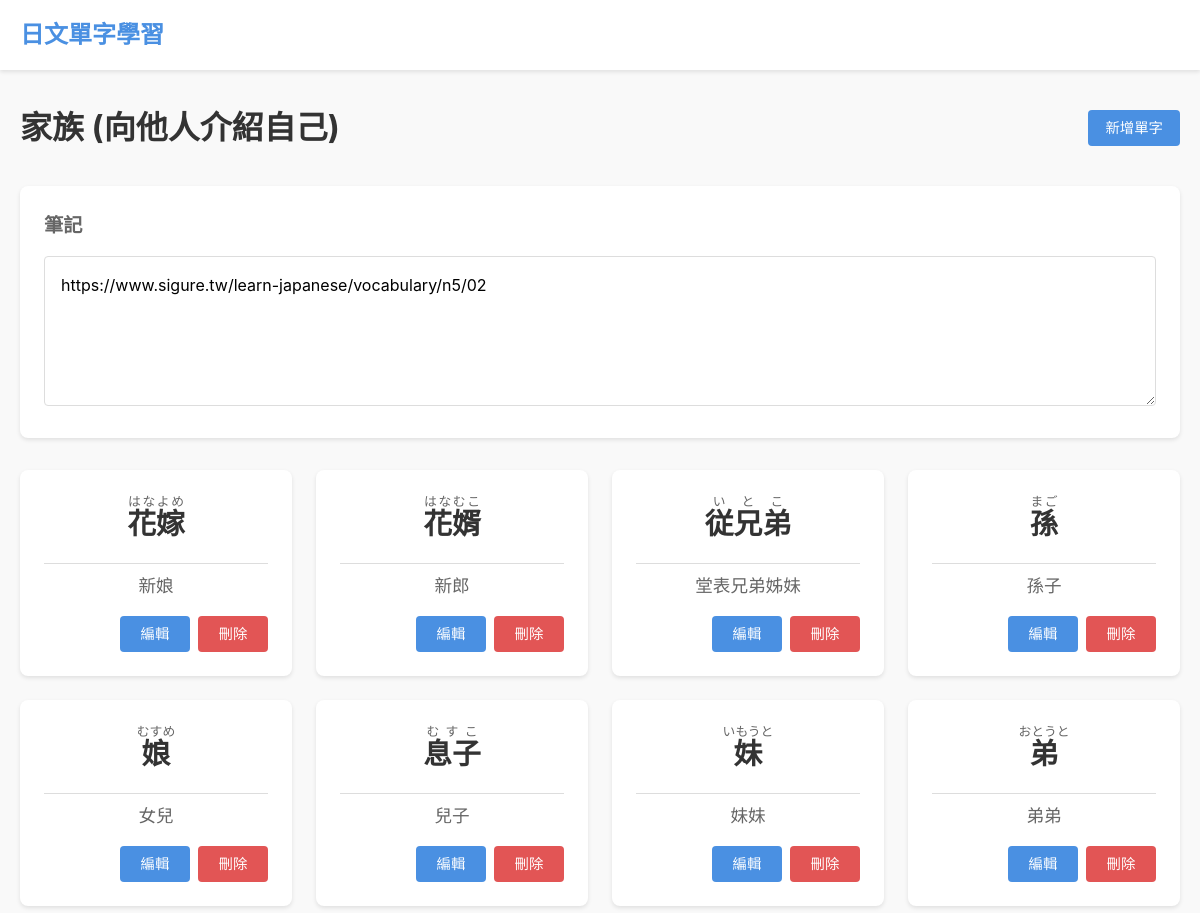
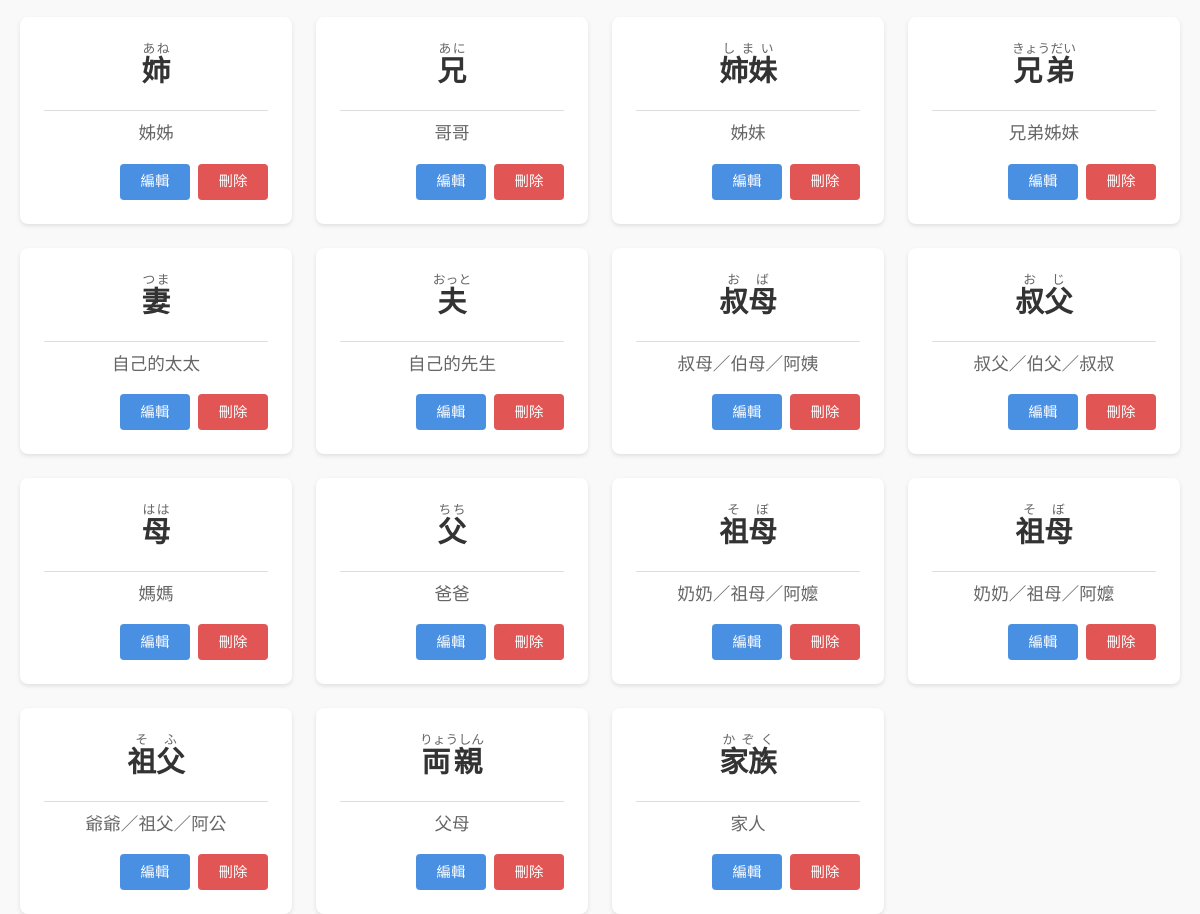
Page /category/1 on the committed database (2 pictures, top to bottom).
### app.py (models this page shows)
class Category(db.Model):
    id = db.Column(db.Integer, primary_key=True)
    name = db.Column(db.String(50), nullable=False)
    notes = db.Column(db.Text, nullable=True)
    created_at = db.Column(db.DateTime, default=datetime.utcnow)
    words = db.relationship(
        "Word", backref="category", lazy=True, cascade="all, delete-orphan"
    )

class Word(db.Model):
    id = db.Column(db.Integer, primary_key=True)
    kanji = db.Column(db.String(50))  # 漢字
    furigana = db.Column(db.String(50))  # 假名
    meaning = db.Column(db.String(200))
    category_id = db.Column(db.Integer, db.ForeignKey("category.id"), nullable=False)
    created_at = db.Column(db.DateTime, default=datetime.utcnow)
    def get_ruby(self):
        furigana_parts = self.furigana.split()
        kanji_parts = self.kanji.split()
        if len(furigana_parts) != len(kanji_parts):
            return [(self.kanji, self.furigana)]
        return list(zip(kanji_parts, furigana_parts))

### app.py (the view)
@app.route("/category/<int:id>")
def view_category(id):
    category = Category.query.get_or_404(id)
    words = Word.query.filter_by(category_id=id).order_by(Word.created_at.desc()).all()
    return render_template("category.html", category=category, words=words)

### templates/category.html (shortened to what this page needs)
{% extends "base.html" %} {% block content %}
<div class="header">
  <h1>{{ category.name }}</h1>
  <a href="{{ url_for('add_word', id=category.id) }}" class="btn">新增單字</a>
</div>
<div class="notes-section">
  <h2>筆記</h2>
  <div class="notes-container">
    <textarea
      id="category-notes"
      class="notes-area"
      placeholder="在此輸入筆記..."
    >
{{ category.notes or '' }}</textarea
    >
  </div>
</div>
<div class="words">
  {% for word in words %}
  <div class="word-card">
    <div class="word-content">
      <div class="japanese-text">
        <ruby>
          {% for kanji, furi in word.get_ruby() %} {{ kanji }}<rt
            >{{ furi }}</rt
          >
          {% endfor %}
        </ruby>
      </div>
      <div class="meaning">{{ word.meaning }}</div>
    </div>
    <div class="word-actions">
      <a href="{{ url_for('edit_word', id=word.id) }}" class="btn">編輯</a>
      <form
        action="{{ url_for('delete_word', id=word.id) }}"
        method="post"
        class="inline"
      >
        <button
          type="submit"
          class="btn btn-danger"
          onclick="return confirm('確定要刪除此單字嗎？')"
        >
          刪除
        </button>
      </form>
    </div>
  </div>
  {% endfor %}
</div>
{% endblock %}

### static/style.css (style rules this page uses)
:root { --primary-color: #4a90e2; --danger-color: #e25555; --gray-color: #666; --light-gray: #f5f5f5; --border-color: #ddd; }
* { margin: 0; padding: 0; box-sizing: border-box; }
body { font-family: -apple-system, BlinkMacSystemFont, "Segoe UI", Roboto, "Helvetica Neue", Arial, sans-serif; line-height: 1.6; color: #333; background-color: #f9f9f9; }
.header { display: flex; justify-content: space-between; align-items: center; margin-bottom: 2rem; }
.notes-section { background: white; border-radius: 8px; padding: 1.5rem; margin-bottom: 2rem; box-shadow: 0 2px 4px rgba(0,0,0,0.1); }
.notes-section h2 { font-size: 1.2rem; color: var(--gray-color); margin-bottom: 1rem; }
.notes-container { position: relative; }
.notes-area { width: 100%; min-height: 150px; padding: 1rem; border: 1px solid var(--border-color); border-radius: 4px; font-size: 1rem; line-height: 1.6; resize: vertical; font-family: inherit; }
.words { display: grid; grid-template-columns: repeat(auto-fill, minmax(250px, 1fr)); gap: 1.5rem; }
.word-card { background: white; border-radius: 8px; padding: 1.5rem; box-shadow: 0 2px 4px rgba(0,0,0,0.1); }
.word-content { margin-bottom: 1rem; }
.japanese-text { text-align: center; margin-bottom: 1rem; }
ruby { font-size: 1.8rem; font-weight: bold; }
rt { font-size: 0.8rem; font-weight: normal; color: var(--gray-color); }
ruby > rt { transform: translateY(-0.15em); }
.meaning { text-align: center; color: var(--gray-color); font-size: 1.1rem; padding-top: 0.5rem; border-top: 1px solid var(--border-color); }
.word-actions { display: flex; justify-content: flex-end; gap: 0.5rem; }
.btn { display: inline-flex; align-items: center; justify-content: center; min-width: 70px; height: 36px; padding: 0 1rem; border-radius: 4px; text-decoration: none; font-size: 0.9rem; font-weight: 500; cursor: pointer; border: 1px solid transparent; background-color: var(--primary-color); color: white; transition: all 0.2s ease; line-height: 1; box-sizing: border-box; }
.btn-danger { background-color: var(--danger-color); }
form button.btn { font-family: inherit; margin: 0; appearance: none; -webkit-appearance: none; }
.inline { display: inline-block; }
.word-actions, .category-actions { display: flex; gap: 0.5rem; align-items: center; }
.inline button.btn { vertical-align: middle; }
.category-card, .word-card { animation: fadeIn 0.3s ease-out; }

### rows in the picture
Category: name "家族 (向他人介紹自己)", notes "https://www.sigure.tw/learn-japanese/vocabulary/n5/02"
Word: kanji "花嫁", furigana "はなよめ", meaning "新娘"
Word: kanji "花婿", furigana "はなむこ", meaning "新郎"
Word: kanji "従兄弟", furigana "いとこ", meaning "堂表兄弟姊妹"
Word: kanji "孫", furigana "まご", meaning "孫子"
Word: kanji "娘", furigana "むすめ", meaning "女兒"
Word: kanji "息子", furigana "むすこ", meaning "兒子"
Word: kanji "妹", furigana "いもうと", meaning "妹妹"
Word: kanji "弟", furigana "おとうと", meaning "弟弟"
Word: kanji "姉", furigana "あね", meaning "姊姊"
Word: kanji "兄", furigana "あに", meaning "哥哥"
Word: kanji "姉妹", furigana "しまい", meaning "姊妹"
Word: kanji "兄弟", furigana "きょうだい", meaning "兄弟姊妹"
Word: kanji "妻", furigana "つま", meaning "自己的太太"
Word: kanji "夫", furigana "おっと", meaning "自己的先生"
Word: kanji "叔母", furigana "おば", meaning "叔母／伯母／阿姨"
Word: kanji "叔父", furigana "おじ", meaning "叔父／伯父／叔叔"
Word: kanji "母", furigana "はは", meaning "媽媽"
Word: kanji "父", furigana "ちち", meaning "爸爸"
Word: kanji "祖母", furigana "そぼ", meaning "奶奶／祖母／阿嬤"
Word: kanji "祖母", furigana "そぼ", meaning "奶奶／祖母／阿嬤"
Word: kanji "祖父", furigana "そふ", meaning "爺爺／祖父／阿公"
Word: kanji "両親", furigana "りょうしん", meaning "父母"
Word: kanji "家族", furigana "かぞく", meaning "家人"
